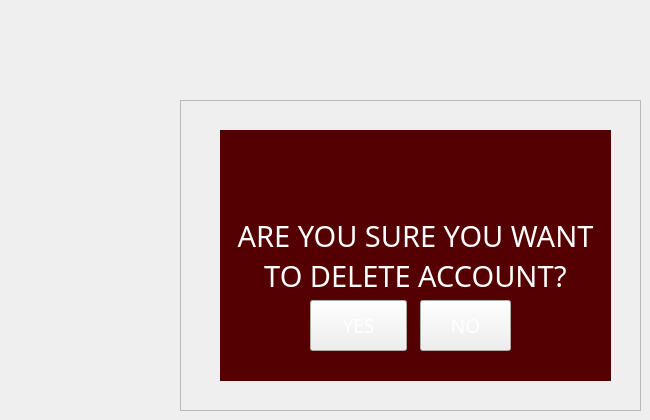
   <widget class="QWidget" name="deletestudent">
    <widget class="QFrame" name="frame_16">
     <property name="geometry">
      <rect>
       <x>180</x>
       <y>100</y>
       <width>461</width>
       <height>311</height>
      </rect>
     </property>
     <property name="frameShape">
      <enum>QFrame::StyledPanel</enum>
     </property>
     <property name="frameShadow">
      <enum>QFrame::Raised</enum>
     </property>
     <widget class="QLabel" name="label_12">
      <property name="enabled">
       <bool>true</bool>
      </property>
      <property name="geometry">
       <rect>
        <x>40</x>
        <y>30</y>
        <width>391</width>
        <height>251</height>
       </rect>
      </property>
      <property name="font">
       <font>
        <family>Microsoft JhengHei UI Light</family>
        <pointsize>22</pointsize>
       </font>
      </property>
      <property name="acceptDrops">
       <bool>false</bool>
      </property>
      <property name="autoFillBackground">
       <bool>false</bool>
      </property>
      <property name="styleSheet">
       <string notr="true">background-color: rgb(85, 0, 0);
color: rgb(255, 255, 255);</string>
      </property>
      <property name="text">
       <string>ARE YOU SURE YOU WANT TO DELETE ACCOUNT?</string>
      </property>
      <property name="textFormat">
       <enum>Qt::AutoText</enum>
      </property>
      <property name="scaledContents">
       <bool>true</bool>
      </property>
      <property name="alignment">
       <set>Qt::AlignCenter</set>
      </property>
      <property name="wordWrap">
       <bool>true</bool>
      </property>
      <property name="margin">
       <number>5</number>
      </property>
      <property name="openExternalLinks">
       <bool>false</bool>
      </property>
     </widget>
     <widget class="QPushButton" name="yes">
      <property name="geometry">
       <rect>
        <x>130</x>
        <y>200</y>
        <width>97</width>
        <height>51</height>
       </rect>
      </property>
      <property name="sizePolicy">
       <sizepolicy hsizetype="Minimum" vsizetype="Expanding">
        <horstretch>0</horstretch>
        <verstretch>0</verstretch>
       </sizepolicy>
      </property>
      <property name="font">
       <font>
        <family>Microsoft JhengHei UI Light</family>
        <pointsize>14</pointsize>
       </font>
      </property>
      <property name="styleSheet">
       <string notr="true">border-image: url(:/icons/the-button-859346_640.png);
color: rgb(255, 255, 255);</string>
      </property>
      <property name="text">
       <string>YES</string>
      </property>
     </widget>
     <widget class="QPushButton" name="no">
      <property name="geometry">
       <rect>
        <x>240</x>
        <y>200</y>
        <width>91</width>
        <height>51</height>
       </rect>
      </property>
      <property name="sizePolicy">
       <sizepolicy hsizetype="Minimum" vsizetype="Expanding">
        <horstretch>0</horstretch>
        <verstretch>0</verstretch>
       </sizepolicy>
      </property>
      <property name="font">
       <font>
        <family>Microsoft JhengHei UI Light</family>
        <pointsize>14</pointsize>
       </font>
      </property>
      <property name="styleSheet">
       <string notr="true">border-image: url(:/icons/the-button-859346_640.png);
color: rgb(255, 255, 255);</string>
      </property>
      <property name="text">
       <string>NO</string>
      </property>
     </widget>
    </widget>
   </widget>
